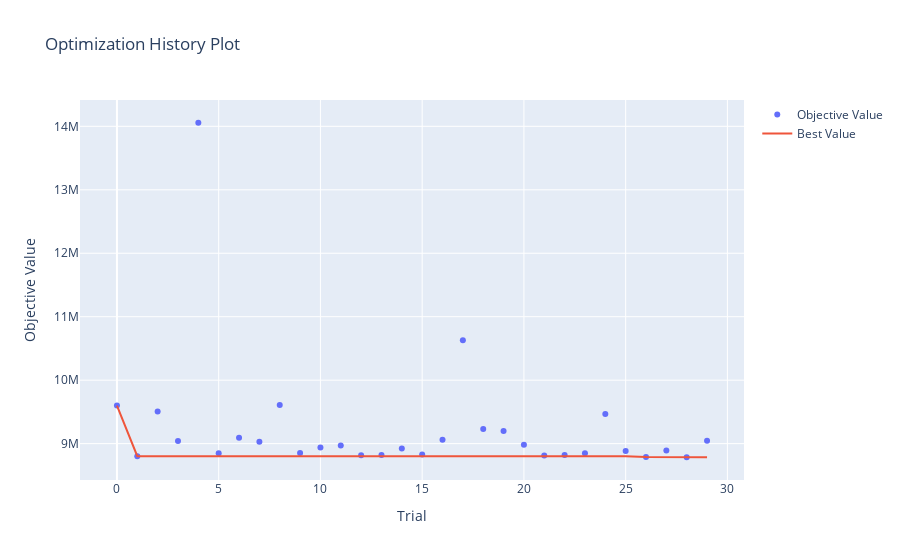

Here is the notebook cell this chart was saved with:
### Code cell
# 하이퍼파라미터 최적화 과정을 확인
optuna.visualization.plot_optimization_history(study_lgbm)
